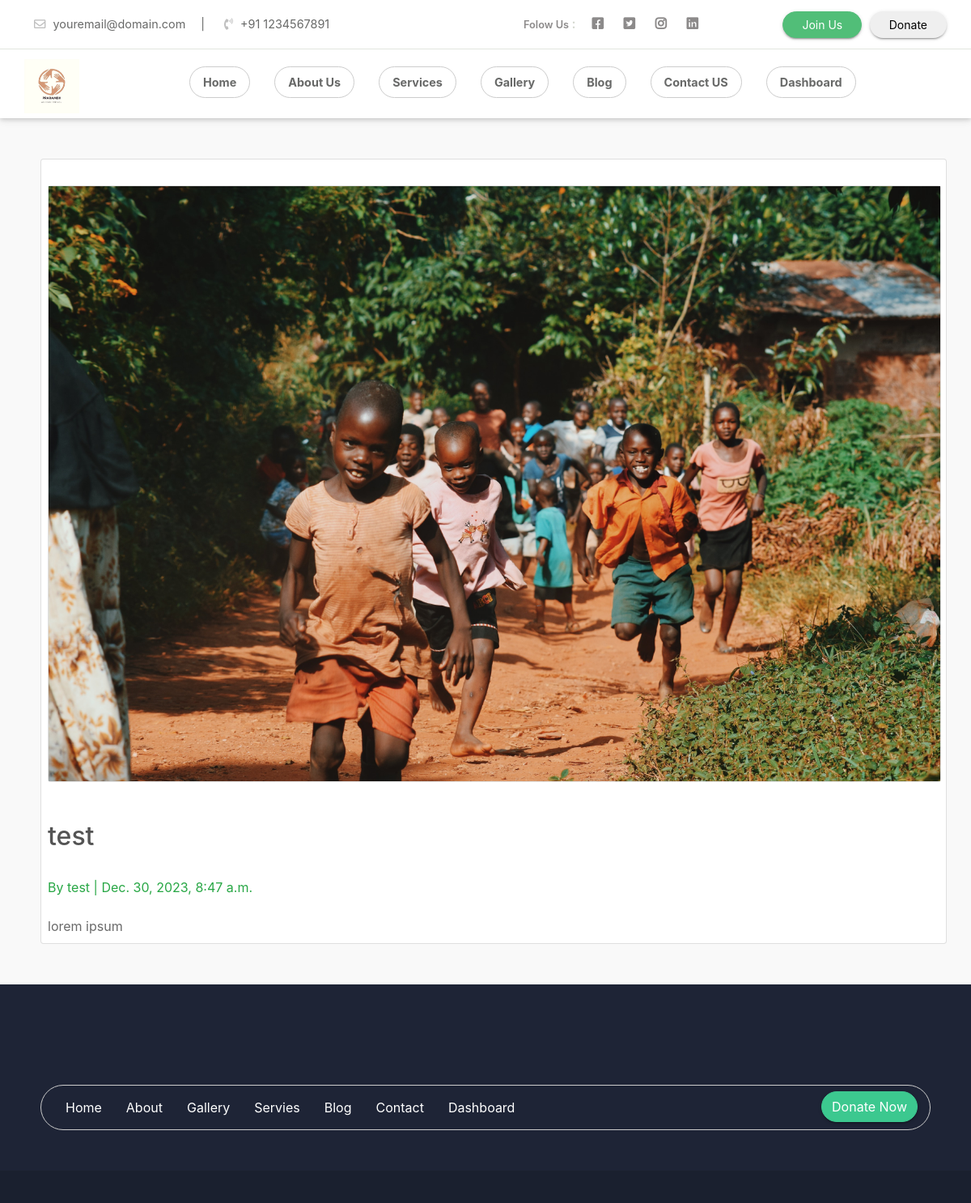
Screenshot of /blog/blog-post-details/8/ with the database file from the repository.
### blog/models.py (models this page shows, shortened)
class Blog(models.Model):
    title = models.CharField(max_length=500, blank=True)
    author = models.ForeignKey(User, on_delete=models.CASCADE)
    content = models.TextField(blank=True)
    image = models.FileField(upload_to="blog/", max_length=500, blank=True)
    timestamp = models.DateTimeField(default=timezone.now())

### blog/views.py (the view)
# urls.py: path('blog-post-details/<int:pk>/', views.blog_details, name='blogdetails'),
def blog_details(request, pk):
    blog_obj = Blog.objects.get(pk=pk)
    context={
        'blog_obj': blog_obj
    }
    return render(request, 'blog-post-details.html', context=context)

### templates/blog-post-details.html
{% extends 'base.html' %}
{% block body %}
<section class="events">
    <div class="card" style="width: 70rem;">
        <div class="container">
    <div class="row">
      <div class="col-lg-12 p-2">
        <br>
          <div class="card" style="width: 69rem;">
         <img src="{{blog_obj.image.url}}" class="img-fluid" alt="">
          </div>
          <br>
          <br>
          <h2>{{blog_obj.title}}</h2>
          <br>
          <h7 class="text-success">By {{blog_obj.author}} | {{blog_obj.timestamp}}</h7>
          <br>
          <br>
        {{blog_obj.content | safe}}
          <br>
      </div>
      <div style="text-align: left;" class="col-lg-5">
      </div>
    </div>
  </div>
</section>
{% endblock %}

### static/assets/css/style.css (style rules this page uses)
* { margin: 0px; padding: 0px; list-style: none; }
img { max-width: 100%; }
html, body { height: 100%; }
::placeholder { color: #747f8a !important; font-size: 13px; opacity: .5 !important; }
h1, h2, h3, h4, h5, h6 { color: #545454; }
body { background-color: #f1f1f145 !important; -webkit-font-smoothing: antialiased; -moz-osx-font-smoothing: grayscale; text-rendering: optimizeLegibility; color: #6A6A6A; overflow-x: hidden; }
.container { max-width: 1170px; }
.events { background-color: #efefef2e; padding: 50px; }

### rows the page displays
Blog: image (picture), title "test", author "test", timestamp "Dec. 30, 2023, 8:47 a.m.", content "lorem ipsum"
